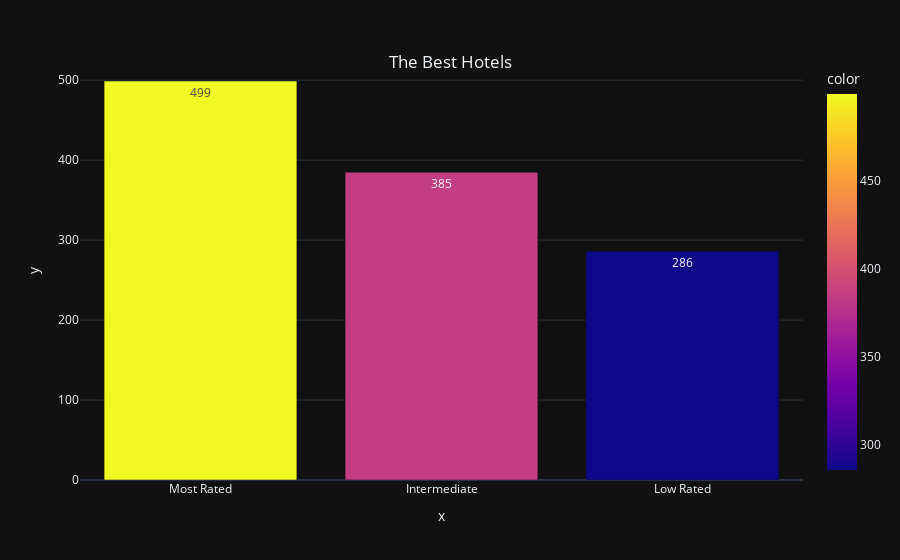

Notebook cell for this chart:
### Code cell
fig = px.bar(x = df.index,y = df['count'] , template='plotly_dark' , text_auto=True  , color = df['count'])
fig.update_layout(template = 'plotly_dark' , title = {'text':'The Best Hotels' ,'xanchor' : 'center' ,'yanchor':'top', 'x':0.5  , 'y':0.9})

iplot(fig)

### Figure 1 — Plotly figure (JSON) as saved in the notebook; plotly's stock layout.template omitted (floating-point values rounded to 4 significant figures)
{"data": [{"alignmentgroup": "True", "hovertemplate": "x=%{x}<br>y=%{y}<br>color=%{marker.color}<extra></extra>", "legendgroup": "", "marker": {"color": [499, 385, 286], "coloraxis": "coloraxis", "pattern": {"shape": ""}}, "name": "", "offsetgroup": "", "orientation": "v", "showlegend": false, "textposition": "auto", "texttemplate": "%{y}", "type": "bar", "x": ["Most Rated", "Intermediate", "Low Rated"], "xaxis": "x", "y": [499, 385, 286], "yaxis": "y"}], "layout": {"autosize": true, "barmode": "relative", "coloraxis": {"colorbar": {"title": {"text": "color"}}, "colorscale": [[0, "#0d0887"], [0.1111, "#46039f"], [0.2222, "#7201a8"], [0.3333, "#9c179e"], [0.4444, "#bd3786"], [0.5556, "#d8576b"], [0.6667, "#ed7953"], [0.7778, "#fb9f3a"], [0.8889, "#fdca26"], [1, "#f0f921"]]}, "legend": {"tracegroupgap": 0}, "margin": {"t": 60}, "title": {"text": "The Best Hotels", "x": 0.5, "xanchor": "center", "y": 0.9, "yanchor": "top"}, "xaxis": {"anchor": "y", "autorange": true, "domain": [0, 1], "range": [-0.5, 2.5], "title": {"text": "x"}, "type": "category"}, "yaxis": {"anchor": "x", "autorange": true, "domain": [0, 1], "range": [0, 525.3], "title": {"text": "y"}, "type": "linear"}}}
